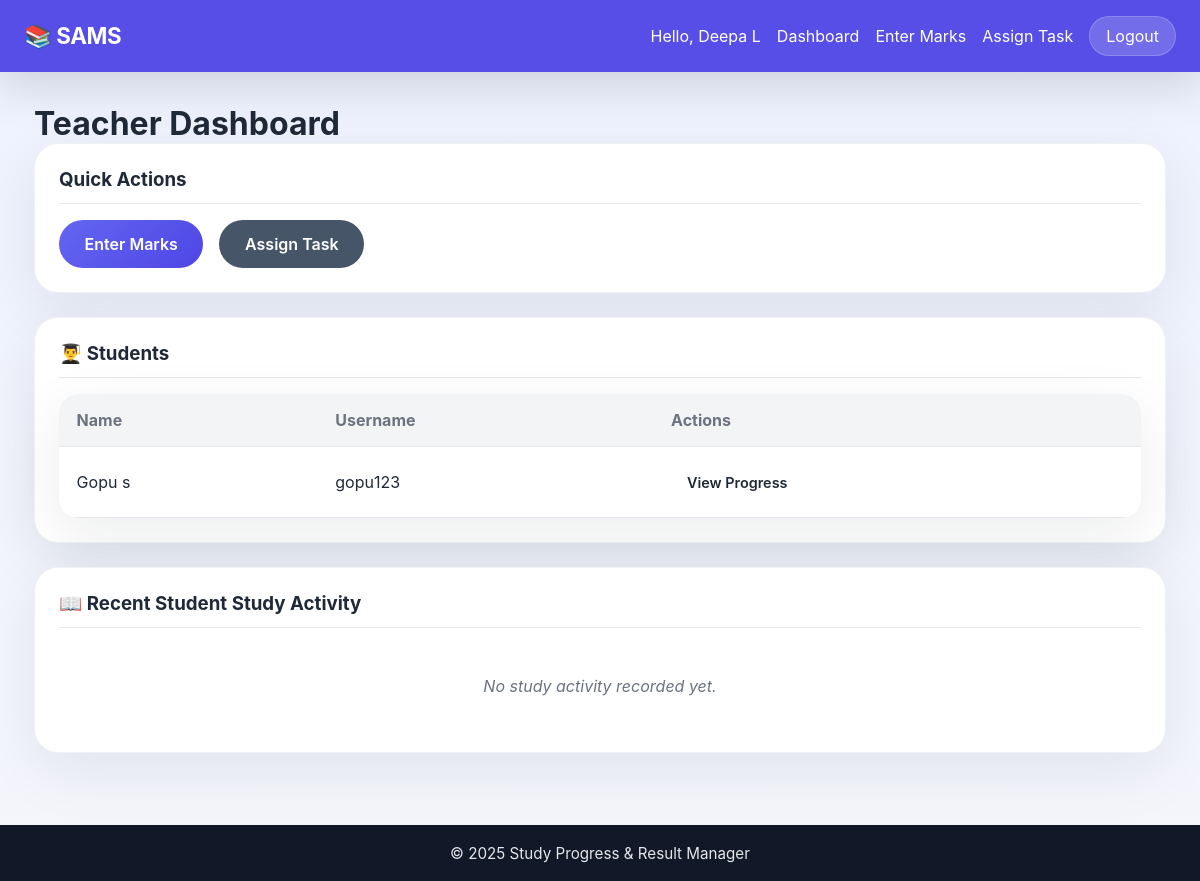
Page /teacher/dashboard (signed in) on the earlier database version.
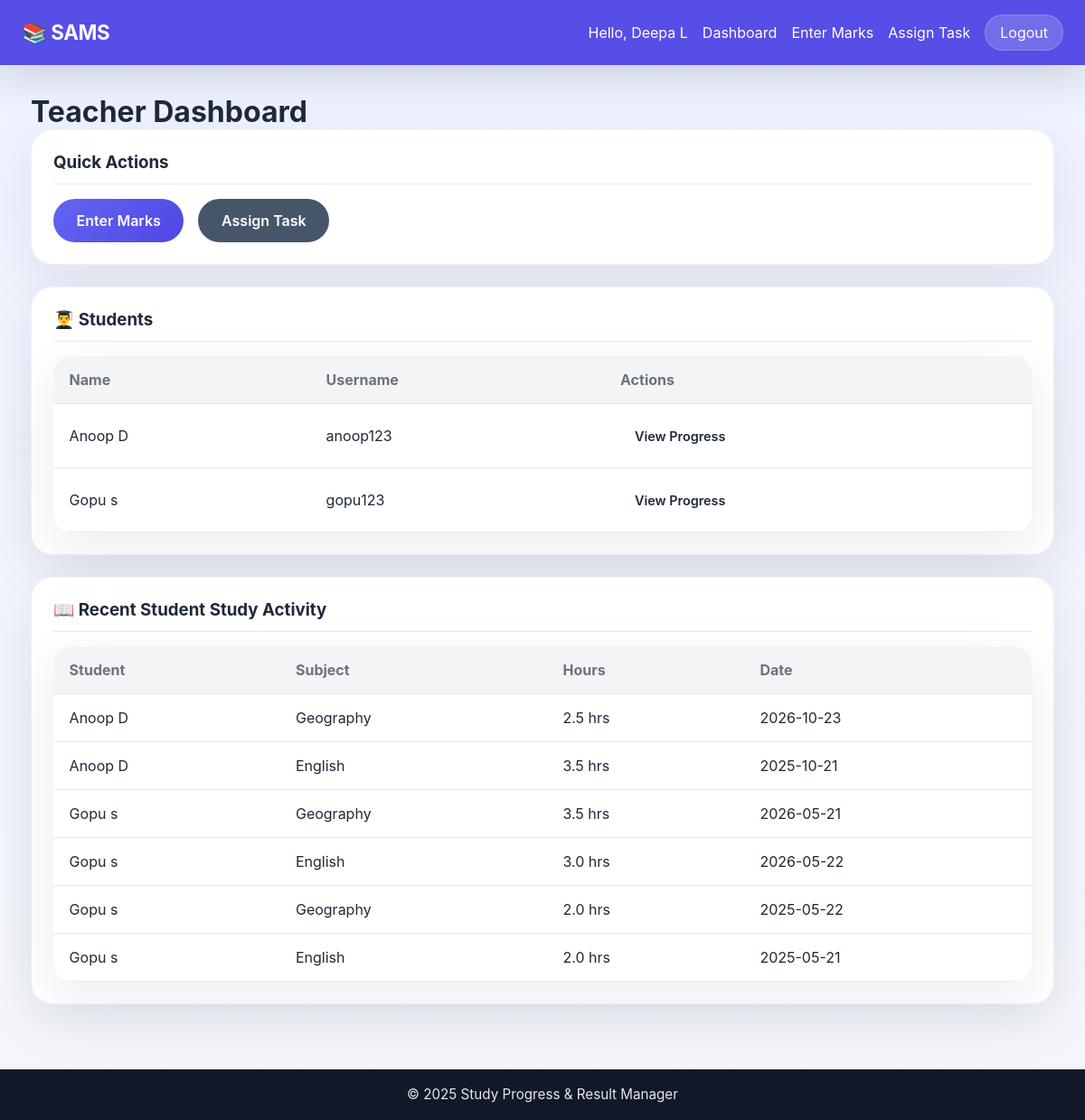
Same page on the later database version.
### tables this page shows
CREATE TABLE users (
            id INTEGER PRIMARY KEY AUTOINCREMENT,
            username TEXT UNIQUE NOT NULL,
            password TEXT NOT NULL,
            role TEXT NOT NULL CHECK(role IN ('teacher', 'student')),
            full_name TEXT NOT NULL,
            created_at TIMESTAMP DEFAULT CURRENT_TIMESTAMP
        );

CREATE TABLE study_logs (
            id INTEGER PRIMARY KEY AUTOINCREMENT,
            student_id INTEGER NOT NULL,
            subject_id INTEGER NOT NULL,
            hours_spent REAL NOT NULL,
            study_date DATE NOT NULL,
            notes TEXT,
            created_at TIMESTAMP DEFAULT CURRENT_TIMESTAMP,
            FOREIGN KEY (student_id) REFERENCES users(id),
            FOREIGN KEY (subject_id) REFERENCES subjects(id)
        );

CREATE TABLE subjects (
            id INTEGER PRIMARY KEY AUTOINCREMENT,
            name TEXT UNIQUE NOT NULL
        );

### app.py (the view)
@app.route('/teacher/dashboard')
@login_required
@teacher_required
def teacher_dashboard():
    conn = get_db_connection()
    students = conn.execute('''
        SELECT * FROM users WHERE role = 'student' ORDER BY full_name
    ''').fetchall()
    recent_logs = conn.execute('''
        SELECT sl.*, s.name as subject_name, u.full_name as student_name
        FROM study_logs sl
        JOIN subjects s ON sl.subject_id = s.id
        JOIN users u ON sl.student_id = u.id
        ORDER BY sl.created_at DESC
        LIMIT 20
    ''').fetchall()
    conn.close()
    return render_template('teacher_dashboard.html',
                         students=students,
                         recent_logs=recent_logs)

### app.py (called while the page is built)
def login_required(f):
    @wraps(f)
    def decorated_function(*args, **kwargs):
        if 'user_id' not in session:
            flash('Please log in to access this page.', 'error')
            return redirect(url_for('login'))
        return f(*args, **kwargs)
    return decorated_function

def teacher_required(f):
    @wraps(f)
    def decorated_function(*args, **kwargs):
        if session.get('role') != 'teacher':
            flash('This page is for teachers only.', 'error')
            return redirect(url_for('home'))
        return f(*args, **kwargs)
    return decorated_function

### database.py (called while the page is built)
def get_db_connection():
    conn = sqlite3.connect(DATABASE)
    conn.row_factory = sqlite3.Row  # This lets us access columns by name
    return conn

### templates/teacher_dashboard.html (shortened to what this page needs)
{% extends 'base.html' %}
{% block content %}
<h1>Teacher Dashboard</h1>
<div class="card">
    <h3>Quick Actions</h3>
    <div class="quick-actions">
        <a href="{{ url_for('enter_marks') }}" class="btn btn-primary">Enter Marks</a>
        <a href="{{ url_for('assign_task') }}" class="btn btn-secondary">Assign Task</a>
    </div>
</div>
<div class="card">
    <h3>👨‍🎓 Students</h3>
    {% if students %}
        <table class="data-table">
            <thead>
                <tr>
                    <th>Name</th>
                    <th>Username</th>
                    <th>Actions</th>
                </tr>
            </thead>
            <tbody>
                {% for student in students %}
                <tr>
                    <td>{{ student.full_name }}</td>
                    <td>{{ student.username }}</td>
                    <td>
                        <a href="{{ url_for('student_progress', student_id=student.id) }}" class="btn btn-small">View Progress</a>
                    </td>
                </tr>
                {% endfor %}
            </tbody>
        </table>
    {% else %}
        <p class="empty-state">No students registered yet.</p>
    {% endif %}
</div>
<div class="card">
    <h3>📖 Recent Student Study Activity</h3>
    {% if recent_logs %}
        <table class="data-table">
            <thead>
                <tr>
                    <th>Student</th>
                    <th>Subject</th>
                    <th>Hours</th>
                    <th>Date</th>
                </tr>
            </thead>
            <tbody>
                {% for log in recent_logs %}
                <tr>
                    <td>{{ log.student_name }}</td>
                    <td>{{ log.subject_name }}</td>
                    <td>{{ log.hours_spent }} hrs</td>
                    <td>{{ log.study_date }}</td>
                </tr>
                {% endfor %}
            </tbody>
        </table>
    {% else %}
        <p class="empty-state">No study activity recorded yet.</p>
    {% endif %}
</div>
{% endblock %}

### templates/base.html (shortened to what this page needs)
<!DOCTYPE html>
<html lang="en">
<head>
    <link rel="stylesheet" href="{{ url_for('static', filename='style.css') }}">
</head>
<body>
    <nav class="navbar">
        <div class="nav-brand">
            <a href="{{ url_for('home') }}">📚 SAMS</a>
        </div>
        <div class="nav-links">
            {% if session.get('user_id') %}
                <span class="welcome-text">Hello, {{ session.get('full_name') }}</span>
                {% if session.get('role') == 'teacher' %}
                    <a href="{{ url_for('teacher_dashboard') }}">Dashboard</a>
                    <a href="{{ url_for('enter_marks') }}">Enter Marks</a>
                    <a href="{{ url_for('assign_task') }}">Assign Task</a>
                {% else %}
                    <a href="{{ url_for('student_dashboard') }}">Dashboard</a>
                    <a href="{{ url_for('add_study_log') }}">Log Study</a>
                    <a href="{{ url_for('view_results') }}">My Results</a>
                {% endif %}
                <a href="{{ url_for('logout') }}" class="btn-logout">Logout</a>
            {% else %}
                <a href="{{ url_for('login') }}">Login</a>
                <a href="{{ url_for('register') }}">Register</a>
            {% endif %}
        </div>
    </nav>
    <main class="container">
        {% block content %}{% endblock %}
    </main>
    <footer>
        <p>&copy; 2025 Study Progress & Result Manager</p>
    </footer>
</body>
</html>

### static/style.css (style rules this page uses)
* { margin: 0; padding: 0; box-sizing: border-box; }
:root { --bg: #f4f6fb; --surface: #ffffff; --surface-alt: #f8fafc; --text: #1f2937; --muted: #6b7280; --primary: #4f46e5; --primary-soft: #ebe8ff; --accent: #10b981; --danger: #ef4444; --border: #e5e7eb; --shadow: 0 18px 60px rgba(15, 23, 42, 0.08); }
body { font-family: 'Inter', system-ui, -apple-system, BlinkMacSystemFont, 'Segoe UI', sans-serif; background: linear-gradient(180deg, #eef2ff 0%, #f4f6fb 100%); color: var(--text); min-height: 100vh; display: flex; flex-direction: column; }
a { color: inherit; text-decoration: none; }
.navbar { background: rgba(79, 70, 229, 0.95); color: white; padding: 1rem 1.5rem; display: flex; justify-content: space-between; align-items: center; gap: 1rem; position: sticky; top: 0; z-index: 20; box-shadow: 0 14px 45px rgba(15, 23, 42, 0.15); }
.nav-brand a { font-size: 1.4rem; font-weight: 700; letter-spacing: -0.02em; }
.nav-links { display: flex; align-items: center; gap: 1rem; flex-wrap: wrap; }
.nav-links a, .btn-logout { color: white; transition: opacity 0.2s ease, transform 0.2s ease; }
.btn-logout { background: rgba(255,255,255,0.18); padding: 0.55rem 1rem; border-radius: 999px; border: 1px solid rgba(255,255,255,0.18); }
.container { max-width: 1180px; width: 100%; margin: 0 auto; padding: 2rem 1.5rem 3rem; flex: 1; }
.btn { display: inline-flex; align-items: center; justify-content: center; padding: 0.9rem 1.6rem; border-radius: 999px; font-weight: 600; border: none; cursor: pointer; transition: transform 0.22s ease, box-shadow 0.22s ease, background-color 0.22s ease; }
.btn-primary { background: linear-gradient(135deg, #6366f1 0%, #4f46e5 100%); color: white; }
.btn-secondary { background: #475569; color: white; }
.btn-small { padding: 0.65rem 1rem; font-size: 0.9rem; }
.card { background: var(--surface); padding: 1.5rem; border-radius: 24px; margin-bottom: 1.5rem; box-shadow: var(--shadow); border: 1px solid rgba(148, 163, 184, 0.15); }
.card h3 { margin-bottom: 1rem; color: var(--text); border-bottom: 1px solid rgba(229, 231, 235, 0.9); padding-bottom: 0.75rem; }
.quick-actions { display: flex; gap: 1rem; flex-wrap: wrap; }
.data-table { width: 100%; border-collapse: collapse; background: var(--surface); border-radius: 20px; overflow: hidden; box-shadow: var(--shadow); }
.data-table th, .data-table td { padding: 1rem 1.1rem; text-align: left; border-bottom: 1px solid rgba(229, 231, 235, 0.9); }
.data-table th { background: rgba(243, 244, 246, 0.95); font-weight: 700; color: var(--muted); }
footer { background: #111827; color: #e5e7eb; text-align: center; padding: 1.15rem; margin-top: auto; }
footer p { font-size: 0.95rem; }

Differences in the rows shown:
added users: full_name "Anoop D", username "anoop123"
added study_logs: student_name "Anoop D", subject_name "Geography", hours_spent "2.5", study_date "2026-10-23"
added study_logs: student_name "Anoop D", subject_name "English", hours_spent "3.5", study_date "2025-10-21"
added study_logs: student_name "Gopu s", subject_name "Geography", hours_spent "3.5", study_date "2026-05-21"
added study_logs: student_name "Gopu s", subject_name "English", hours_spent "3.0", study_date "2026-05-22"
added study_logs: student_name "Gopu s", subject_name "Geography", hours_spent "2.0", study_date "2025-05-22"
added study_logs: student_name "Gopu s", subject_name "English", hours_spent "2.0", study_date "2025-05-21"
Other differences:
text no longer shown: "No study activity recorded yet."
text now shown: "Student Subject Hours Date"
